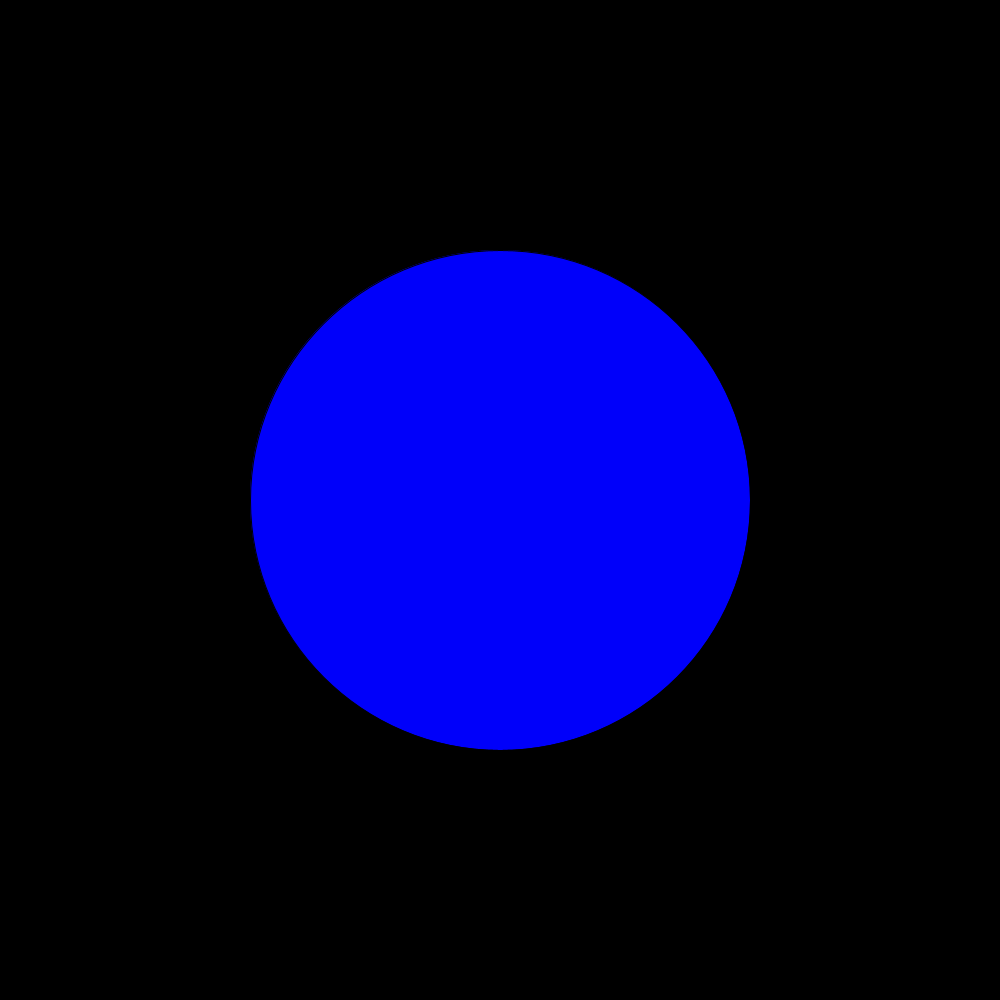
Frame 1 (no input)
Frame 60 (the mouse pressed at the canvas centre just before this capture): identical to frame 1, image omitted
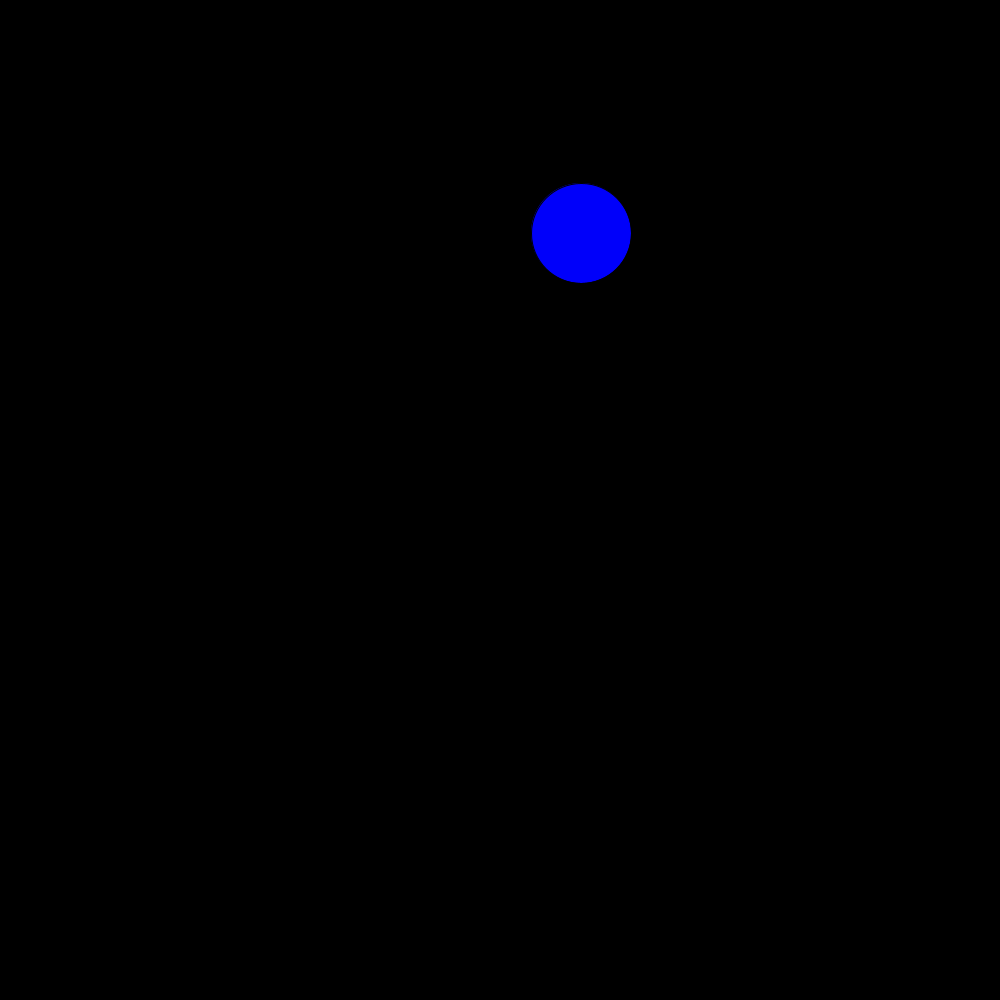
Frame 120 (the mouse held since frame 60 and released just before this capture)

The Processing sketch that drew these frames (run headless with seeded random() and noise(); from frame 60 on, the mouse is pressed at the canvas centre):

// Processing sketch: slippery_dot
// ── slippery_dot.pde
// 1. Create three integer variables to represent the x, y, and the size of the ellipse
int NANI=500;
int OMAI=500;
int zxc=500;
void setup() {
  // 2. Set the size of your sketch
  size(1000, 1000);
}

void draw() {
  // 3. Set the background color of your sketch
  background(0);
  fill(0, 0, 250);
  // 4. Draw an ellipse. Make sure it fits in the window.
  // Use the variables created at the top of the sketch, 
  // for the location and size of your ellipse
  ellipse(NANI, OMAI, zxc, zxc);
}

void mousePressed() {
  //5. Create an integer variable called distance
  int distance;
  //6. Set the value of the distance variable to the value returned by the getDistance method
  //   Pass the mouse's x and y (mouseX and mouseY) and the x and y of your ellipse to the method.
  distance=getDistance(NANI, OMAI, mouseX, mouseY);

  //7.  Use an if statement to check if the distance variable is < the radius of the ellipse
  //    If it is, set a new x and y for the ellipse, using a random location on the window
  //    Hint: Use the Processing random() function
  if (distance < zxc) {
    NANI=(int)random(900); 
    OMAI=(int)random(900); 
    zxc=100;
  }
}

int getDistance(int x1, int y1, int x2, int y2) {
  return (int)Math.sqrt(Math.pow((x1-x2), 2) + Math.pow((y1-y2), 2));
}
